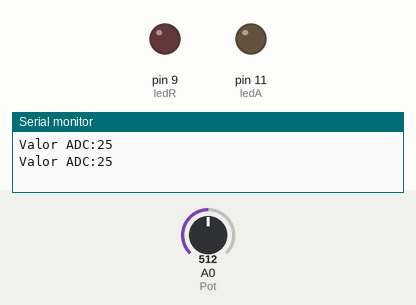
A sketch run on a simulated Arduino Uno, built with avr-gcc and run on an emulated ATmega328P. On the bench: output pins drawn as LEDs (lit = HIGH), the last lines printed to the serial monitor. The test bench sets the inputs (shaded band); at power-on: A0 (Pot) = 512.

Above: at 1.8 s.
1.9 s: A0 (Pot) set to 825
3.4 s: A0 (Pot) set to 848
At 5.2 s:
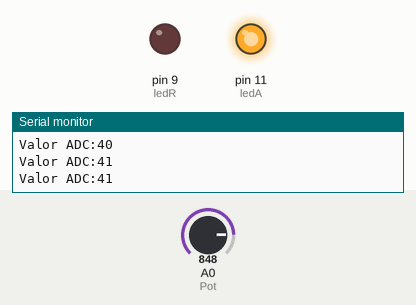
5.5 s: A0 (Pot) set to 122
At 6.8 s:
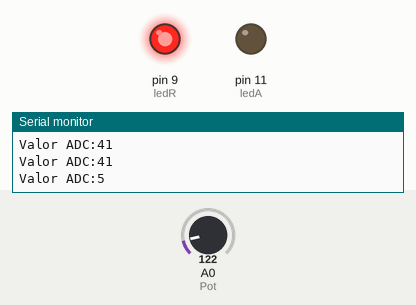
7.5 s: A0 (Pot) set to 195
9.2 s: A0 (Pot) set to 213
At 11.1 s:
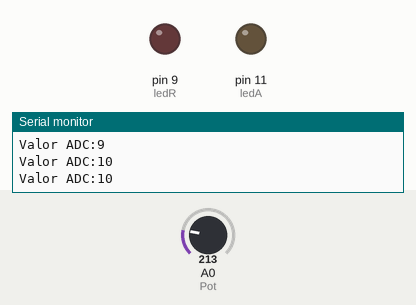
11.5 s: A0 (Pot) set to 30
At 12.7 s:
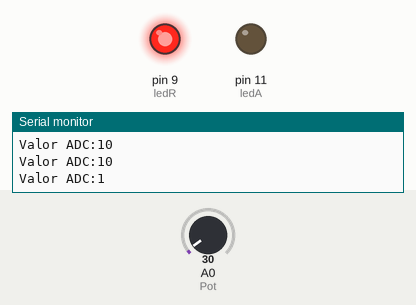
Timing chart, 0 to 14.5 s (numbered marks = the images above; inputs shaded):
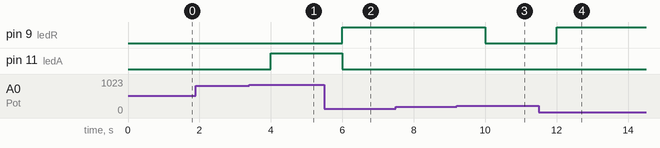

The sketch:

p04_ledpotserial.ino
```cpp
/*
 * Practica 4. Manejo del puerto Serial y conversion ADC
 * Enviar por puerto serie el valor de conversión cada segundo, si el voltaje
 * es menor a 1V activar led Rojo, si es mayor a 4V activar azul.
*/
const int ledR = 9;
const int ledA = 11;
int valoradc;
void setup()
{
  Serial.begin(9600); //Configura el Serial Port 9600bps
  pinMode(9, OUTPUT); //Salida led Rojo
  pinMode(11, OUTPUT); //Salida led Azul
}

void loop()
{
  valoradc = analogRead(A0); //Lectura del Pot 10k
  valoradc = map(valoradc, 0 , 1023, 0, 50); //Mapeo
  if(valoradc > 40)  //Si valor mayo a 4V
    digitalWrite(ledA, HIGH); //Activa led Azul
  else
    digitalWrite(ledA, LOW);
  if(valoradc < 10)  //Si valor menor a 1V
    digitalWrite(ledR, HIGH); //Activa el led Rojo
  else
    digitalWrite(ledR, LOW);
  Serial.print("Valor ADC:");
  Serial.print(valoradc); //Envia la conversion ADC por el puerto
  Serial.println();
  delay(1000);  //Retardo de 1segundo
}
```

Measured:
- the behaviour switches between 838 and 839 on A0 (Pot) (found by bisection; images 0 and 1)
- the behaviour switches between 204 and 205 on A0 (Pot) (found by bisection; images 2 and 3)
- after the input at 3.4 s, pin 11 (ledA): LOW → HIGH after 0.60 s
- after the input at 5.5 s, pin 9 (ledR): LOW → HIGH after 0.50 s; pin 11 (ledA): HIGH → LOW after 0.50 s
- after the input at 9.2 s, pin 9 (ledR): HIGH → LOW after 0.80 s
- after the input at 11.5 s, pin 9 (ledR): LOW → HIGH after 0.50 s
